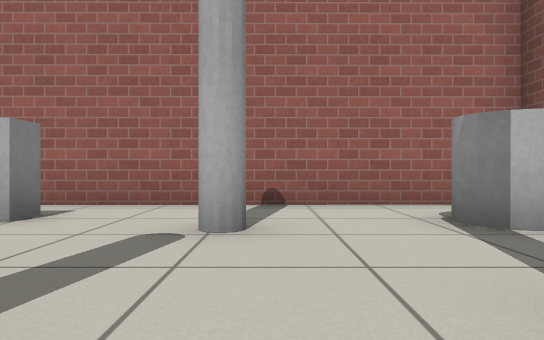
View 1 (above)

12 first-person views from a walk through a robot-simulator world made for Gazebo. The camera is 0.5 m above the floor, looks level and sees 70° across. The floor is counted in squares, 1 m on a side. Each view is taken from the middle of a square. On the plan, view 1 faces up. The plan holds only what a view shows up to about 9 squares ahead; the rest is blank. Simple patterns stand in for the simulator's built-in surfaces.

View 2
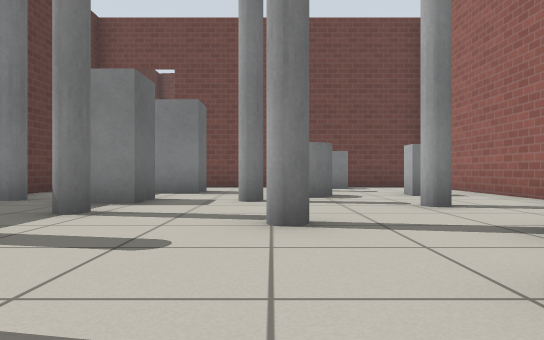

View 3
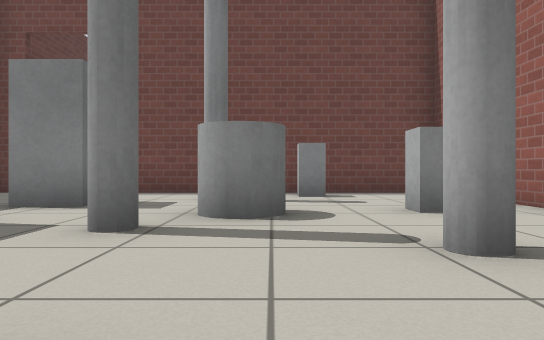

View 4
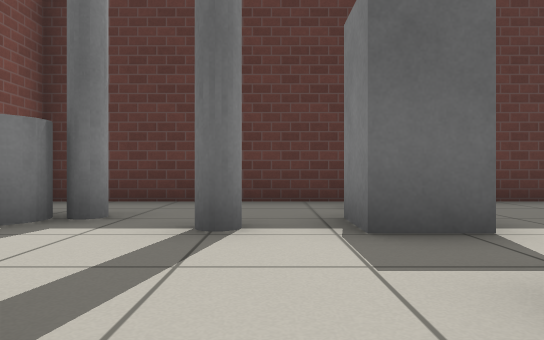

View 5
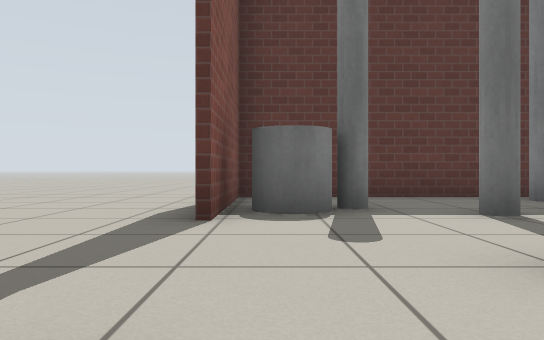

View 6
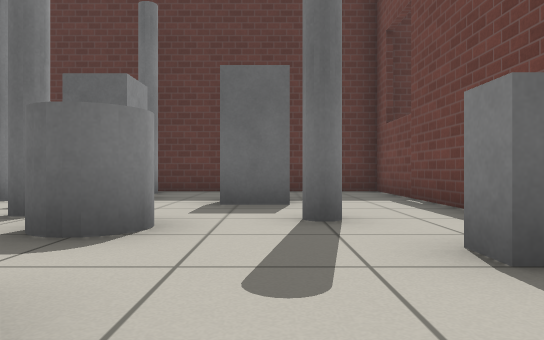

View 7
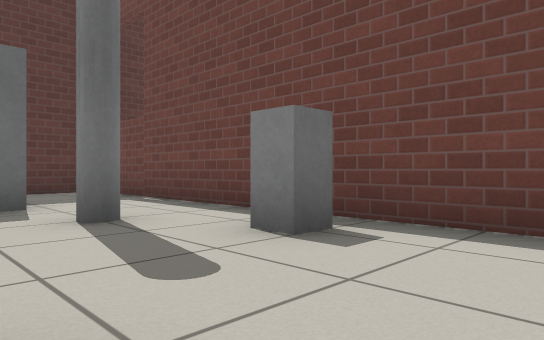

View 8
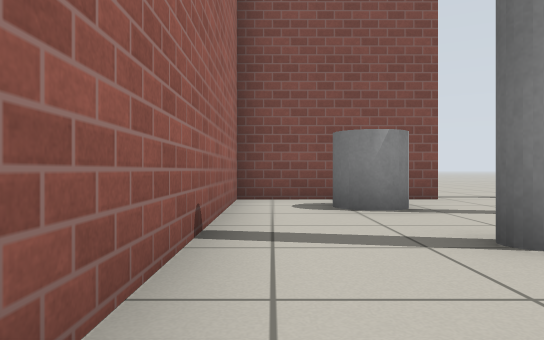

View 9
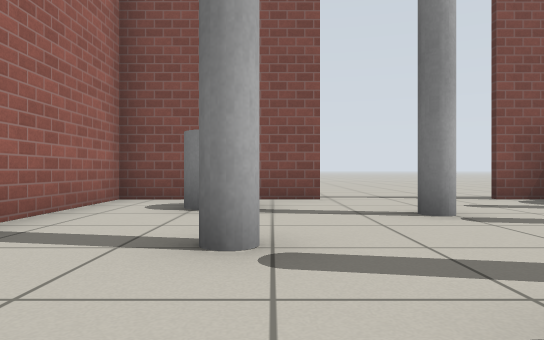

View 10
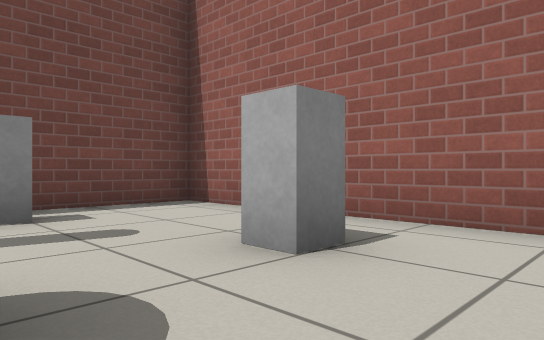

View 11
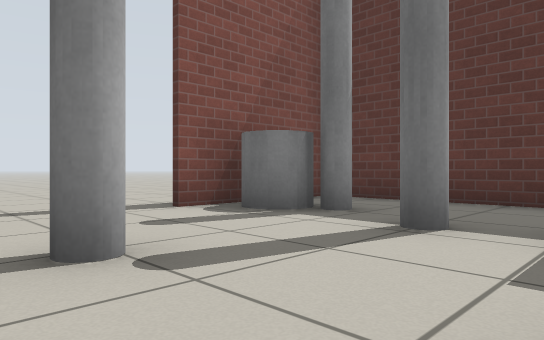

View 12
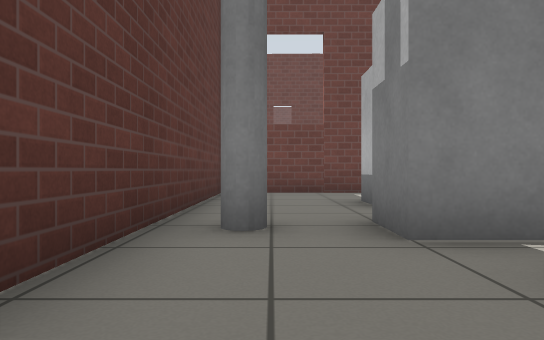

### Floor plan
Key: @ floor where view 1 was taken; # wall or solid block; . floor; D open door; B grey box; C grey cylinder; P grey pole.
Columns run from 7 left of view 1 to 5 right of it. Each row starts with its distance up from view 1.
  6 ############
  5 #..........#
  4 #...B....C.#
  3 #.B....P.C.#
  2 #...CC.....D.
  1 #..P.CP.P..D.
  0 #......@...D.
 -1 #..B..B.P..#.
 -2 #.....B..PC#.
 -3 #.....P....#.
 -4 ############.

Where each view was taken, in squares from view 1:
view 1: 0 up, 0 right, facing up
view 2: 1 up, 5 right, facing left
view 3: 2 up, 2 right, facing left
view 4: 2 up, 0 right, facing down
view 5: 3 up, 3 right, facing down
view 6: 5 up, 4 left, facing down
view 7: 5 up, 3 left, facing down-left
view 8: 5 up, 3 left, facing right
view 9: 3 up, 3 left, facing right
view 10: 2 up, 1 left, facing up-left
view 11: 2 up, 1 left, facing down-right
view 12: 3 down, 2 right, facing left
